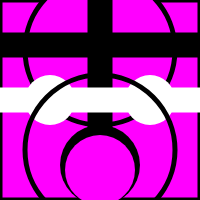
Frame 1 (no input)
Frame 2 (the mouse pressed at the canvas centre, redrawn once): identical to frame 1, image omitted

The p5.js sketch that drew this single still picture (run headless with seeded random() and noise() and a simulated clock; the mouse was pressed at the canvas centre and the sketch redrawn once):

// p5.js sketch
// ── sketch.js
function setup() {
  createCanvas(200, 200);
  noLoop();
}

function createTile() {
  translate(0, 0);
  fill('magenta');
  stroke('black');
  strokeWeight(5);
  rect(0, 0, 200, 200);
  circle(100, 50, 150);
  stroke('black');
  strokeWeight(25);
  line(100, 0, 100, 200);
  noStroke();
  fill('white');
  circle(50, 100, 50);
  circle(150, 100, 50);
  fill('black');
  circle(100, 165, 80);
  stroke('white');
  strokeWeight(25);
  line(0, 100, 200, 100);
  noFill();
  stroke('black');
  strokeWeight(5);
  circle(100, 150, 150);
  fill('black');
  strokeWeight(25);
  line(0, 45, 200, 45);
  fill('magenta');
  noStroke();
  circle(100, 170, 70);
}

function draw() {
  createTile();
}
